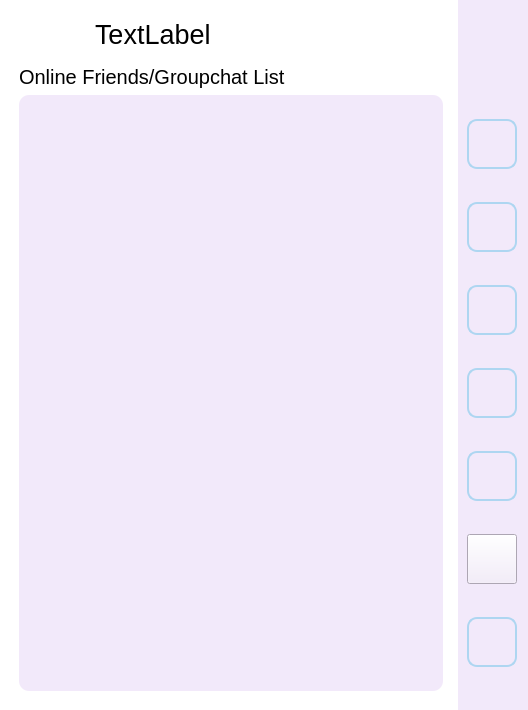
<?xml version="1.0" encoding="UTF-8"?>
<ui version="4.0">
 <class>Home</class>
 <widget class="QWidget" name="Home">
  <property name="geometry">
   <rect>
    <x>0</x>
    <y>0</y>
    <width>528</width>
    <height>710</height>
   </rect>
  </property>
  <property name="windowTitle">
   <string>ChatTime Home</string>
  </property>
  <property name="styleSheet">
   <string notr="true">
background-color: rgb(255, 255, 255);</string>
  </property>
  <layout class="QHBoxLayout" name="horizontalLayout_2">
   <property name="leftMargin">
    <number>0</number>
   </property>
   <property name="topMargin">
    <number>0</number>
   </property>
   <property name="rightMargin">
    <number>0</number>
   </property>
   <property name="bottomMargin">
    <number>0</number>
   </property>
   <item>
    <layout class="QGridLayout" name="gridLayout_2">
     <item row="0" column="0">
      <spacer name="horizontalSpacer">
       <property name="orientation">
        <enum>Qt::Horizontal</enum>
       </property>
       <property name="sizeType">
        <enum>QSizePolicy::Fixed</enum>
       </property>
       <property name="sizeHint" stdset="0">
        <size>
         <width>10</width>
         <height>20</height>
        </size>
       </property>
      </spacer>
     </item>
     <item row="0" column="1">
      <widget class="QWidget" name="widget_3" native="true">
       <layout class="QVBoxLayout" name="verticalLayout_4">
        <item>
         <layout class="QGridLayout" name="gridLayout">
          <item row="0" column="0">
           <layout class="QHBoxLayout" name="horizontalLayout">
            <item>
             <widget class="QLabel" name="label">
              <property name="minimumSize">
               <size>
                <width>70</width>
                <height>50</height>
               </size>
              </property>
              <property name="maximumSize">
               <size>
                <width>70</width>
                <height>50</height>
               </size>
              </property>
              <property name="text">
               <string/>
              </property>
              <property name="pixmap">
               <pixmap resource="resources.qrc">:/images/plane.png</pixmap>
              </property>
              <property name="scaledContents">
               <bool>true</bool>
              </property>
             </widget>
            </item>
            <item>
             <widget class="QLabel" name="onlineNumber">
              <property name="font">
               <font>
                <pointsize>20</pointsize>
               </font>
              </property>
              <property name="text">
               <string>TextLabel</string>
              </property>
             </widget>
            </item>
           </layout>
          </item>
          <item row="1" column="0">
           <widget class="QLabel" name="label_3">
            <property name="font">
             <font>
              <pointsize>15</pointsize>
             </font>
            </property>
            <property name="text">
             <string>Online Friends/Groupchat List</string>
            </property>
           </widget>
          </item>
          <item row="2" column="0">
           <widget class="QListWidget" name="friendList">
            <property name="font">
             <font>
              <pointsize>20</pointsize>
             </font>
            </property>
            <property name="cursor" stdset="0">
             <cursorShape>IBeamCursor</cursorShape>
            </property>
            <property name="styleSheet">
             <string notr="true">QListWidget {

	background-color: rgb(242, 233, 250);
    border: none;
    border-radius: 10px;

}
QListWidget::item {
    padding: 5px;
    border: 1px solid #D5D8DC;
    border-radius: 5px;
    margin: 2px 0;

}
QListWidget QScrollBar:vertical {
    width: 8px;
    background: #EAECEE;
}
QListWidget QScrollBar::handle:vertical {
    background: #BDC3C7;
    border-radius: 4px;
}
QListWidget::item:selected {
 
    color: black; 
}
</string>
            </property>
            <property name="iconSize">
             <size>
              <width>100</width>
              <height>100</height>
             </size>
            </property>
            <property name="viewMode">
             <enum>QListView::ListMode</enum>
            </property>
           </widget>
          </item>
         </layout>
        </item>
       </layout>
      </widget>
     </item>
     <item row="1" column="1">
      <spacer name="verticalSpacer">
       <property name="orientation">
        <enum>Qt::Vertical</enum>
       </property>
       <property name="sizeType">
        <enum>QSizePolicy::Fixed</enum>
       </property>
       <property name="sizeHint" stdset="0">
        <size>
         <width>20</width>
         <height>10</height>
        </size>
       </property>
      </spacer>
     </item>
    </layout>
   </item>
   <item>
    <widget class="QWidget" name="widget" native="true">
     <property name="minimumSize">
      <size>
       <width>70</width>
       <height>710</height>
      </size>
     </property>
     <property name="maximumSize">
      <size>
       <width>70</width>
       <height>710</height>
      </size>
     </property>
     <property name="styleSheet">
      <string notr="true">background-color: rgb(242, 233, 250);

</string>
     </property>
     <layout class="QVBoxLayout" name="verticalLayout_3">
      <property name="leftMargin">
       <number>0</number>
      </property>
      <property name="topMargin">
       <number>0</number>
      </property>
      <property name="rightMargin">
       <number>0</number>
      </property>
      <property name="bottomMargin">
       <number>0</number>
      </property>
      <item>
       <layout class="QVBoxLayout" name="verticalLayout_2">
        <item>
         <widget class="QWidget" name="widget_2" native="true">
          <layout class="QVBoxLayout" name="verticalLayout">
           <item>
            <widget class="QLabel" name="label_2">
             <property name="minimumSize">
              <size>
               <width>50</width>
               <height>50</height>
              </size>
             </property>
             <property name="maximumSize">
              <size>
               <width>50</width>
               <height>50</height>
              </size>
             </property>
             <property name="text">
              <string/>
             </property>
             <property name="pixmap">
              <pixmap resource="resources.qrc">:/images/book.png</pixmap>
             </property>
             <property name="scaledContents">
              <bool>true</bool>
             </property>
             <property name="alignment">
              <set>Qt::AlignCenter</set>
             </property>
            </widget>
           </item>
           <item>
            <widget class="QPushButton" name="addFriendBtn">
             <property name="sizePolicy">
              <sizepolicy hsizetype="Fixed" vsizetype="Fixed">
               <horstretch>0</horstretch>
               <verstretch>0</verstretch>
              </sizepolicy>
             </property>
             <property name="minimumSize">
              <size>
               <width>50</width>
               <height>50</height>
              </size>
             </property>
             <property name="maximumSize">
              <size>
               <width>50</width>
               <height>50</height>
              </size>
             </property>
             <property name="toolTip">
              <string>add contact</string>
             </property>
             <property name="styleSheet">
              <string notr="true">QPushButton {
        border: 2px solid #AED6F1;
        border-radius: 10px;  // Rounded corners
        background-color: #3498DB;  // Default color
        color: white;  // Text color
        font: bold 14px;  // Font and size
        padding: 8px;
    }
    QPushButton:hover {
        background-color: #5DADE2;  // Color when hovered
    }
    QPushButton:pressed {
        background-color: #2874A6;  // Color when pressed
    }</string>
             </property>
             <property name="text">
              <string/>
             </property>
             <property name="icon">
              <iconset resource="resources.qrc">
               <normaloff>:/images/add.svg</normaloff>:/images/add.svg</iconset>
             </property>
             <property name="iconSize">
              <size>
               <width>35</width>
               <height>35</height>
              </size>
             </property>
            </widget>
           </item>
           <item>
            <widget class="QPushButton" name="startChatBtn">
             <property name="sizePolicy">
              <sizepolicy hsizetype="Minimum" vsizetype="Fixed">
               <horstretch>50</horstretch>
               <verstretch>0</verstretch>
              </sizepolicy>
             </property>
             <property name="minimumSize">
              <size>
               <width>50</width>
               <height>50</height>
              </size>
             </property>
             <property name="maximumSize">
              <size>
               <width>50</width>
               <height>50</height>
              </size>
             </property>
             <property name="toolTip">
              <string>start chat</string>
             </property>
             <property name="styleSheet">
              <string notr="true">QPushButton {
        border: 2px solid #AED6F1;
        border-radius: 10px;  // Rounded corners
        background-color: #3498DB;  // Default color
        color: white;  // Text color
        font: bold 14px;  // Font and size
        padding: 8px;
    }
    QPushButton:hover {
        background-color: #5DADE2;  // Color when hovered
    }
    QPushButton:pressed {
        background-color: #2874A6;  // Color when pressed
    }</string>
             </property>
             <property name="text">
              <string/>
             </property>
             <property name="icon">
              <iconset resource="resources.qrc">
               <normaloff>:/images/startchat.svg</normaloff>:/images/startchat.svg</iconset>
             </property>
             <property name="iconSize">
              <size>
               <width>35</width>
               <height>35</height>
              </size>
             </property>
            </widget>
           </item>
           <item>
            <widget class="QPushButton" name="groupChatBtn">
             <property name="sizePolicy">
              <sizepolicy hsizetype="Minimum" vsizetype="Fixed">
               <horstretch>50</horstretch>
               <verstretch>0</verstretch>
              </sizepolicy>
             </property>
             <property name="minimumSize">
              <size>
               <width>50</width>
               <height>50</height>
              </size>
             </property>
             <property name="maximumSize">
              <size>
               <width>50</width>
               <height>50</height>
              </size>
             </property>
             <property name="toolTip">
              <string>start chat</string>
             </property>
             <property name="styleSheet">
              <string notr="true">QPushButton {
        border: 2px solid #AED6F1;
        border-radius: 10px;  // Rounded corners
        background-color: #3498DB;  // Default color
        color: white;  // Text color
        font: bold 14px;  // Font and size
        padding: 8px;
    }
    QPushButton:hover {
        background-color: #5DADE2;  // Color when hovered
    }
    QPushButton:pressed {
        background-color: #2874A6;  // Color when pressed
    }</string>
             </property>
             <property name="text">
              <string/>
             </property>
             <property name="icon">
              <iconset resource="resources.qrc">
               <normaloff>:/images/groupchat.svg</normaloff>:/images/groupchat.svg</iconset>
             </property>
             <property name="iconSize">
              <size>
               <width>35</width>
               <height>35</height>
              </size>
             </property>
            </widget>
           </item>
           <item>
            <widget class="QPushButton" name="AiChatStartBtn">
             <property name="minimumSize">
              <size>
               <width>50</width>
               <height>50</height>
              </size>
             </property>
             <property name="maximumSize">
              <size>
               <width>50</width>
               <height>50</height>
              </size>
             </property>
             <property name="toolTip">
              <string>ai chat</string>
             </property>
             <property name="styleSheet">
              <string notr="true">QPushButton {
        border: 2px solid #AED6F1;
        border-radius: 10px;  // Rounded corners
        background-color: #3498DB;  // Default color
        color: white;  // Text color
        font: bold 14px;  // Font and size
        padding: 8px;
    }
    QPushButton:hover {
        background-color: #5DADE2;  // Color when hovered
    }
    QPushButton:pressed {
        background-color: #2874A6;  // Color when pressed
    }</string>
             </property>
             <property name="text">
              <string/>
             </property>
             <property name="icon">
              <iconset resource="resources.qrc">
               <normaloff>:/images/ai.svg</normaloff>:/images/ai.svg</iconset>
             </property>
             <property name="iconSize">
              <size>
               <width>35</width>
               <height>35</height>
              </size>
             </property>
            </widget>
           </item>
           <item>
            <widget class="QPushButton" name="aipaint">
             <property name="minimumSize">
              <size>
               <width>50</width>
               <height>50</height>
              </size>
             </property>
             <property name="maximumSize">
              <size>
               <width>50</width>
               <height>50</height>
              </size>
             </property>
             <property name="toolTip">
              <string>ai chat</string>
             </property>
             <property name="styleSheet">
              <string notr="true">QPushButton {
        border: 2px solid #AED6F1;
        border-radius: 10px;  // Rounded corners
        background-color: #3498DB;  // Default color
        color: white;  // Text color
        font: bold 14px;  // Font and size
        padding: 8px;
    }
    QPushButton:hover {
        background-color: #5DADE2;  // Color when hovered
    }
    QPushButton:pressed {
        background-color: #2874A6;  // Color when pressed
    }</string>
             </property>
             <property name="text">
              <string/>
             </property>
             <property name="icon">
              <iconset resource="resources.qrc">
               <normaloff>:/images/paint.svg</normaloff>:/images/paint.svg</iconset>
             </property>
             <property name="iconSize">
              <size>
               <width>35</width>
               <height>35</height>
              </size>
             </property>
            </widget>
           </item>
           <item>
            <widget class="QPushButton" name="refreshBtn">
             <property name="minimumSize">
              <size>
               <width>50</width>
               <height>50</height>
              </size>
             </property>
             <property name="maximumSize">
              <size>
               <width>50</width>
               <height>50</height>
              </size>
             </property>
             <property name="toolTip">
              <string>refresh</string>
             </property>
             <property name="text">
              <string/>
             </property>
             <property name="icon">
              <iconset resource="resources.qrc">
               <normaloff>:/images/refresh.svg</normaloff>:/images/refresh.svg</iconset>
             </property>
             <property name="iconSize">
              <size>
               <width>35</width>
               <height>35</height>
              </size>
             </property>
            </widget>
           </item>
           <item>
            <widget class="QPushButton" name="logoutBtn">
             <property name="minimumSize">
              <size>
               <width>50</width>
               <height>50</height>
              </size>
             </property>
             <property name="maximumSize">
              <size>
               <width>50</width>
               <height>50</height>
              </size>
             </property>
             <property name="toolTip">
              <string>logout</string>
             </property>
             <property name="styleSheet">
              <string notr="true">QPushButton {
        border: 2px solid #AED6F1;
        border-radius: 10px;  // Rounded corners
        background-color: #3498DB;  // Default color
        color: white;  // Text color
        font: bold 14px;  // Font and size
        padding: 8px;
    }
    QPushButton:hover {
        background-color: #5DADE2;  // Color when hovered
    }
    QPushButton:pressed {
        background-color: #2874A6;  // Color when pressed
    }</string>
             </property>
             <property name="text">
              <string/>
             </property>
             <property name="icon">
              <iconset resource="resources.qrc">
               <normaloff>:/images/logout.svg</normaloff>:/images/logout.svg</iconset>
             </property>
             <property name="iconSize">
              <size>
               <width>35</width>
               <height>35</height>
              </size>
             </property>
            </widget>
           </item>
          </layout>
         </widget>
        </item>
       </layout>
      </item>
     </layout>
    </widget>
   </item>
  </layout>
 </widget>
 <resources>
  <include location="resources.qrc"/>
 </resources>
 <connections/>
</ui>
